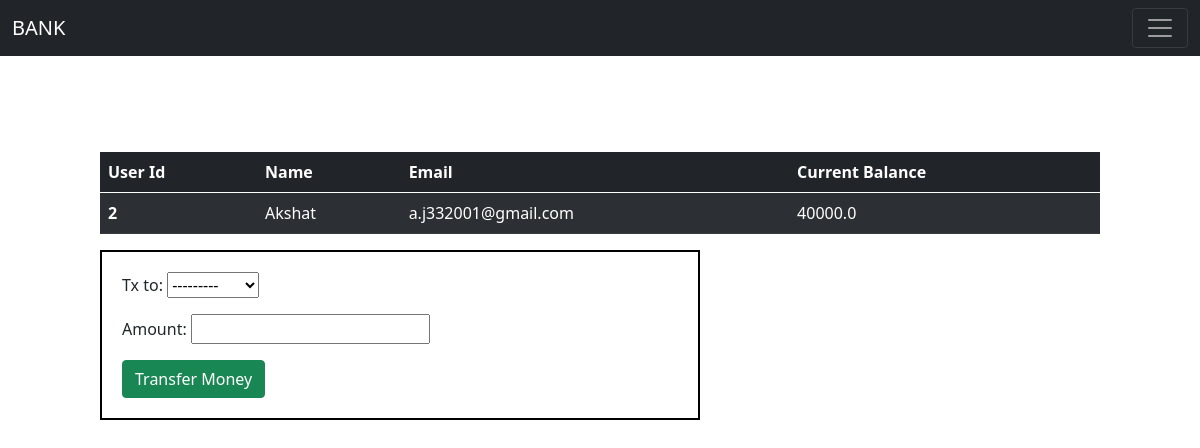
/bank/transfer/2, run on the app's committed database.
### users/models.py (models this page shows)
class Customers(models.Model):
    first_name = models.CharField(max_length=100)
    last_name = models.CharField(max_length=100)
    user_email = models.EmailField(max_length=100, unique=True)
    password = models.CharField(max_length=100)
    current_balance = models.FloatField(validators=[MinValueValidator(3000.00)])
    def __str__(self):
        return self.first_name

### users/views.py (the view, shortened to what this page needs)
# urls.py: path('transfer/<int:id>',views.Transfer_money,name='transfer'),
def Transfer_money(request,id):
    user=Customers.objects.get(pk=id)
    return render(request,'transfer.html',{'user':user,'form':transferform})

### templates/transfer.html (shortened to what this page needs)
{% extends 'base.html' %}
        {% block body %}
        <br>
        <br>
        <table class="table table-dark table-striped" style="width: 1000px;margin-left: 100px;" >
            <thead>
              <tr>
                <th scope="col">User Id</th>
                <th scope="col">Name</th>
                <th scope="col">Email</th>
                <th scope="col">Current Balance</th>
              </tr>
            </thead>
            <tbody>
              <tr>
                <th scope="row">{{user.pk}}</th>
                <td>{{user.first_name}} {{c.last_name}}</td>
                <td>{{user.user_email}}</td>
                <td>{{user.current_balance}}</td>
              </tr>
            </tbody>
          </table>
          <form action = "" method = "post" style="margin-left:100px ;border:2px solid black;margin-right: 500px; padding-left: 20px ;padding-top: 20px;padding-bottom: 20px;">
            {{form.as_p }}
            <button type="submit"  class="btn btn-success">Transfer Money</button>
          </form>
        {% endblock %}

### data on the page
Customers: pk "2", first_name "Akshat", user_email "a.j332001@gmail.com", current_balance "40000.0"
